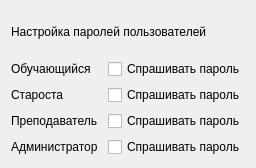
<?xml version="1.0" encoding="UTF-8"?>
<ui version="4.0">
 <class>UserDialog</class>
 <widget class="QDialog" name="UserDialog">
  <property name="geometry">
   <rect>
    <x>0</x>
    <y>0</y>
    <width>256</width>
    <height>168</height>
   </rect>
  </property>
  <property name="windowTitle">
   <string>Dialog</string>
  </property>
  <layout class="QVBoxLayout" name="verticalLayout_2">
   <item>
    <widget class="QLabel" name="Description">
     <property name="text">
      <string>Настройка паролей пользователей</string>
     </property>
    </widget>
   </item>
   <item>
    <layout class="QGridLayout" name="gridLayout">
     <item row="2" column="2">
      <widget class="QCheckBox" name="PassTeacher">
       <property name="text">
        <string>Спрашивать пароль</string>
       </property>
      </widget>
     </item>
     <item row="1" column="0">
      <widget class="QLabel" name="Headman">
       <property name="text">
        <string>Староста</string>
       </property>
      </widget>
     </item>
     <item row="0" column="0">
      <widget class="QLabel" name="Student">
       <property name="text">
        <string>Обучающийся</string>
       </property>
      </widget>
     </item>
     <item row="0" column="2">
      <widget class="QCheckBox" name="PassStudent">
       <property name="text">
        <string>Спрашивать пароль</string>
       </property>
      </widget>
     </item>
     <item row="1" column="2">
      <widget class="QCheckBox" name="PassHeadman">
       <property name="text">
        <string>Спрашивать пароль</string>
       </property>
      </widget>
     </item>
     <item row="2" column="0">
      <widget class="QLabel" name="Teacher">
       <property name="text">
        <string>Преподаватель</string>
       </property>
      </widget>
     </item>
     <item row="3" column="2">
      <widget class="QCheckBox" name="PassAdmin">
       <property name="text">
        <string>Спрашивать пароль</string>
       </property>
      </widget>
     </item>
     <item row="3" column="0">
      <widget class="QLabel" name="Admihn">
       <property name="text">
        <string>Администратор</string>
       </property>
      </widget>
     </item>
     <item row="0" column="1">
      <spacer name="horizontalSpacer">
       <property name="orientation">
        <enum>Qt::Horizontal</enum>
       </property>
       <property name="sizeHint" stdset="0">
        <size>
         <width>40</width>
         <height>20</height>
        </size>
       </property>
      </spacer>
     </item>
    </layout>
   </item>
  </layout>
 </widget>
 <resources/>
 <connections/>
</ui>
